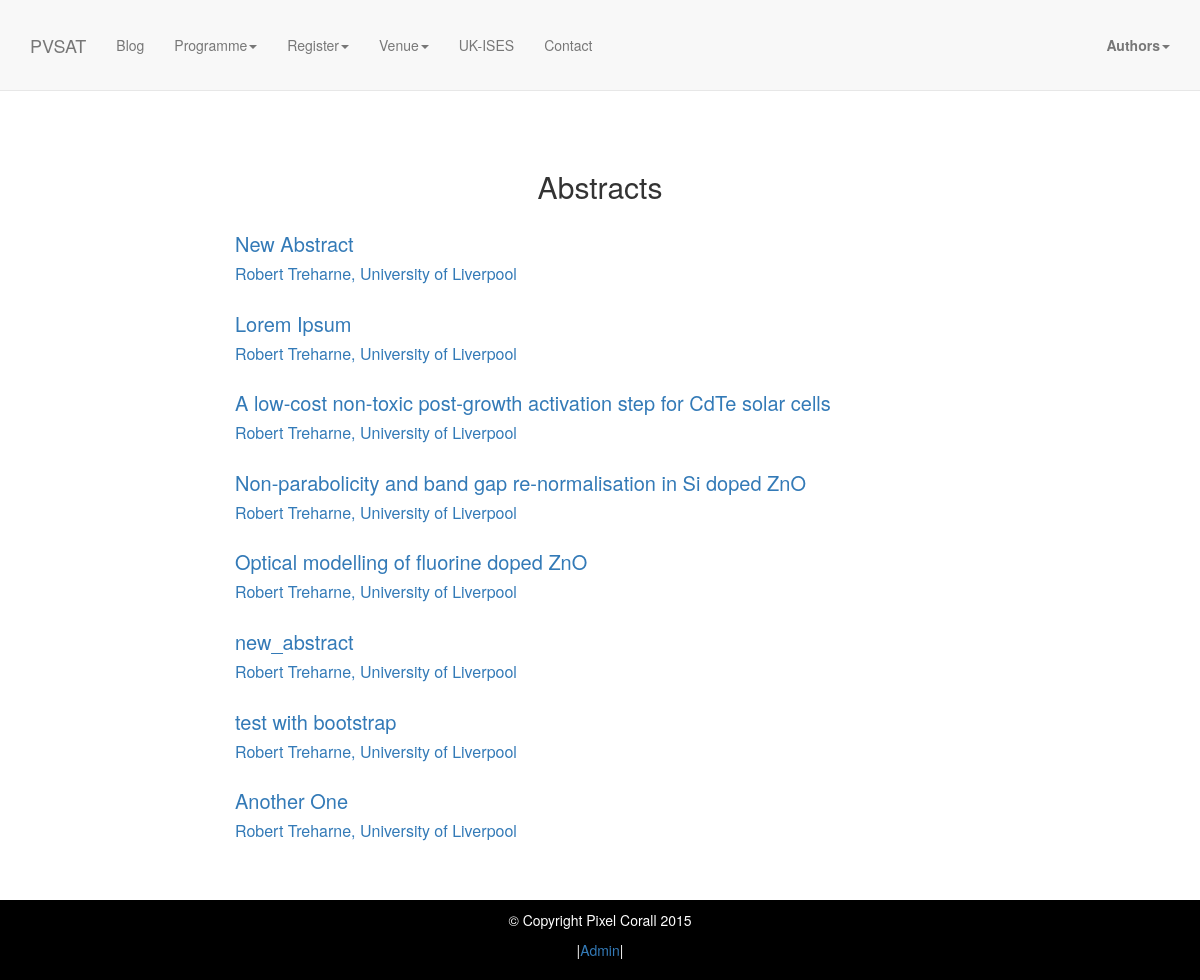
The page /programme/abstracts/ on the database as committed earlier.
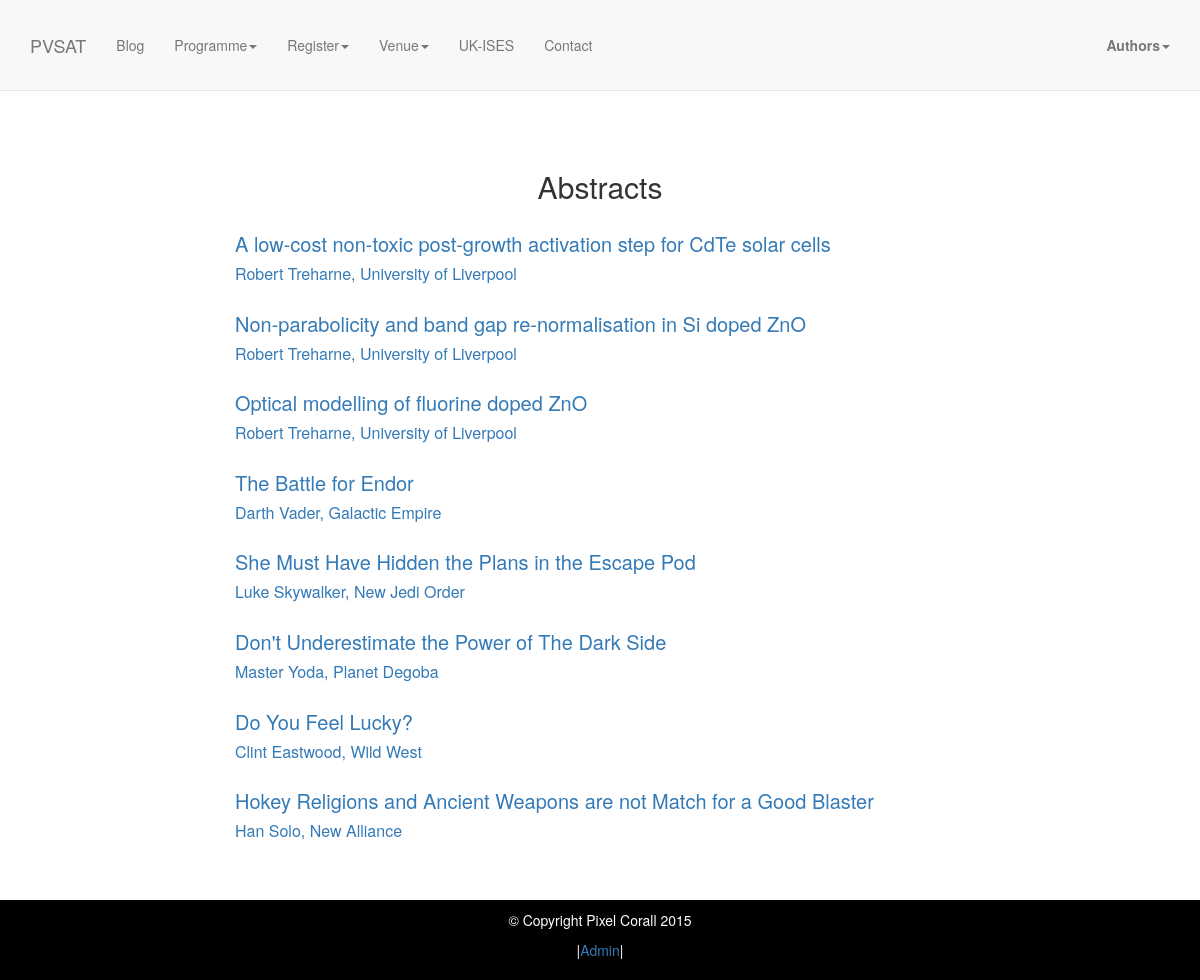
The same page on the database as committed later.
### authors/models.py (models this page shows, shortened)
class Abstract(models.Model):
    author = models.ForeignKey(UserProfile)
    title = models.CharField(max_length=1000)
    abstract = models.TextField(max_length=5000)
    upload = models.FileField(upload_to='abstract_uploads', blank=True)
    theme = models.ManyToManyField(Theme)
    DELIVERY_CHOICE = (('Oral', 'Oral'), ('Poster', 'Poster'))
    delivery = models.CharField(max_length=6, choices=DELIVERY_CHOICE, default='Oral')
    STATUS = (('Awaiting Decision', 'Awaiting decision'), ('Accepted', 'Accept'), ('Rejected', 'Reject') )
    status = models.CharField(max_length=25, choices=STATUS, default='Awaiting Decision')
    date = models.DateTimeField(default=timezone.datetime.today())

class UserProfile(models.Model):
    user = models.OneToOneField(User)
    affiliation = models.CharField(max_length=128, blank = True)
    picture = ImageField(upload_to='user_images', default='static/img/avatar.png')
    url = models.URLField(blank=True)
    linkedin = models.URLField(blank=True)
    twitter = models.URLField(blank=True)
    bio = models.TextField(max_length=2000, blank=True)

### programme/views.py (the view)
# urls.py: url(r'^abstracts/(?P<abstract_id>\d+)/$', 'programme.views.abstract'),
def abstracts(request):
    abstracts = Abstract.objects.all()
    return render(request, 'abstracts.html', {'abstracts': abstracts})

### programme/templates/abstracts.html
{% extends 'base.html' %}
{% load thumbnail %}
{% block content %}
    <section id="abstract" class="abstract-section">
        <div class="container">
            <div class="row">
                <div class="col-lg-12">
					<h2 class="center">Abstracts</h2>
					{% for abstract in abstracts %}
					<a href="/programme/abstracts/{{abstract.id}}">
							<div class="col-lg-8 col-sm-offset-2">
								<h3>{{abstract.title|slice:":100"}}</h3>
								<h4>{{abstract.author.user.first_name}} {{abstract.author.user.last_name}}, {{abstract.author.affiliation}}</h4>
							</div>
					</a>
					{% endfor %}
				</div>
			</div>
		</div>
	</section>
{% endblock %}

Rows that differ between the two databases and show on the page:
removed Abstract: title "New Abstract", author.user.first_name "Robert", author.user.last_name "Treharne", author.affiliation "University of Liverpool"
removed Abstract: title "Lorem Ipsum", author.user.first_name "Robert", author.user.last_name "Treharne", author.affiliation "University of Liverpool"
removed Abstract: title "new_abstract", author.user.first_name "Robert", author.user.last_name "Treharne", author.affiliation "University of Liverpool"
removed Abstract: title "test with bootstrap", author.user.first_name "Robert", author.user.last_name "Treharne", author.affiliation "University of Liverpool"
removed Abstract: title "Another One", author.user.first_name "Robert", author.user.last_name "Treharne", author.affiliation "University of Liverpool"
added Abstract: title "The Battle for Endor", author.user.first_name "Darth", author.user.last_name "Vader", author.affiliation "Galactic Empire"
added Abstract: title "She Must Have Hidden the Plans in the Escape Pod", author.user.first_name "Luke", author.user.last_name "Skywalker", author.affiliation "New Jedi Order"
added Abstract: title "Don't Underestimate the Power of The Dark Side", author.user.first_name "Master", author.user.last_name "Yoda", author.affiliation "Planet Degoba"
added Abstract: title "Do You Feel Lucky?", author.user.first_name "Clint", author.user.last_name "Eastwood", author.affiliation "Wild West"
added Abstract: title "Hokey Religions and Ancient Weapons are not Match for a Good Blaster", author.user.first_name "Han", author.user.last_name "Solo", author.affiliation "New Alliance"
